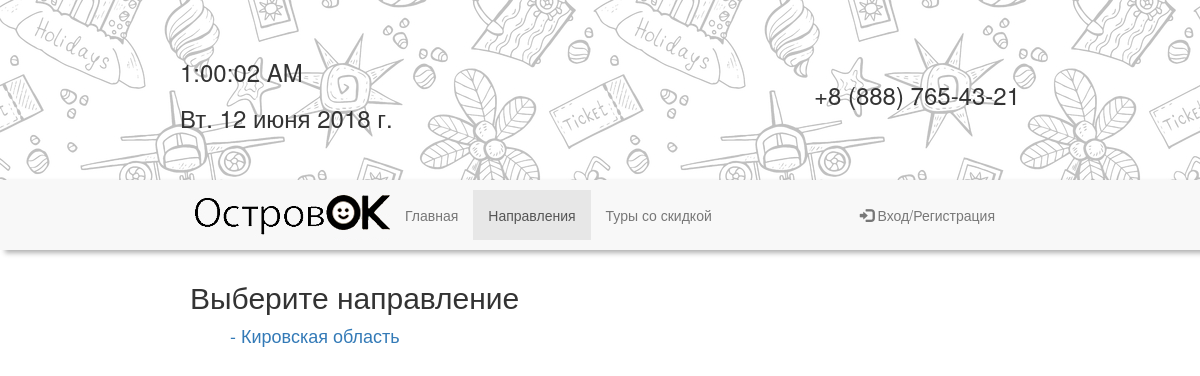
Before: /Travel/regions/ with the older database file.
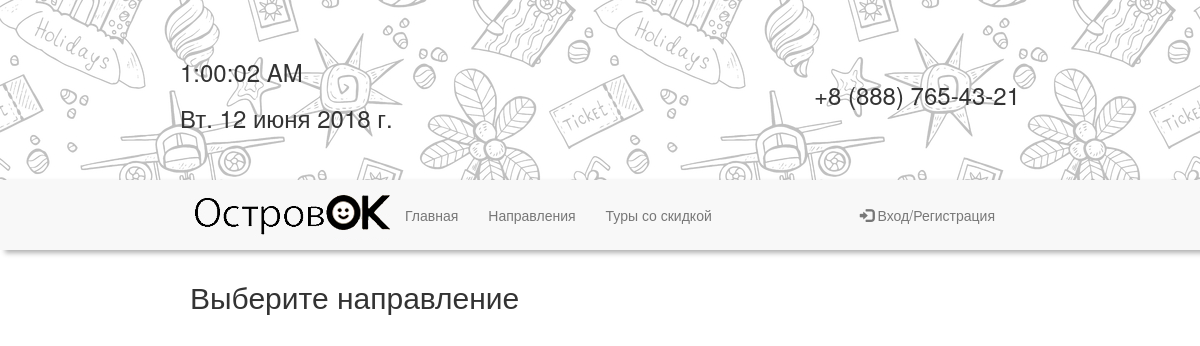
After: the same page with the newer database file.
### Travel/models.py (models this page shows, shortened)
class Region(models.Model):
    name = models.CharField('Регион', max_length=50)
    class Meta:
        verbose_name_plural="Регионы"
        verbose_name="регион"

### Travel/views.py (the view)
def regions(request):
    regions = Region.objects.all()
    return render(
        request,
        "Travel/regions.html",
        {
            "regions": regions
        }
    )

### Travel/templates/Travel/regions.html (shortened to what this page needs)
{% extends "base.html" %}
{% block content %}
	<h2>
		Выберите направление
	</h2>
	<ul style="font-size: 18px;">
		{% for region in regions %}
			<a href="/Travel/cities/{{region.id}}">
				- {{ region.name }}<br>
			</a>
		{% endfor %}
	</ul>
{% endblock %}

Changed rows visible on the page:
removed Region: name "Кировская область"
